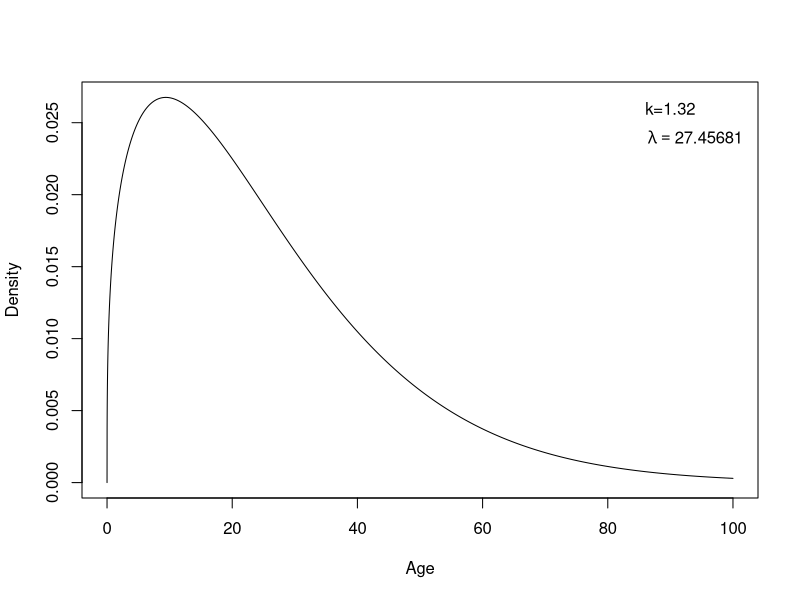

This chart was generated by the following R code:
## ---- chunk 1
knitr::opts_chunk$set(echo = TRUE, fig.path = '../figs/')
## ---- chunk 2
survival <- read.csv("../data/M_Type_A_survival.csv")
## ---- chunk 3
mean <- mean(survival$Age.at.death)
median <- median(survival$Age.at.death)
k <- seq(0,10,0.01)
left <- gamma(1+1/k)
right <- mean/median*log(2)^(1/k)
loc <- which.min(abs(left-right))
k <- k[loc]
lambdaw <- median/log(2)^(1/k)
## ---- chunk 4
Age<- seq(0,100,by =0.01)
density <- dweibull(Age,shape=k,scale=lambdaw)
plot(density~Age,main=" ",type="l",ylab="Density")
text(90,0.026,"k=1.32")
text(94,0.024,expression(lambda==paste(27.45681)))
